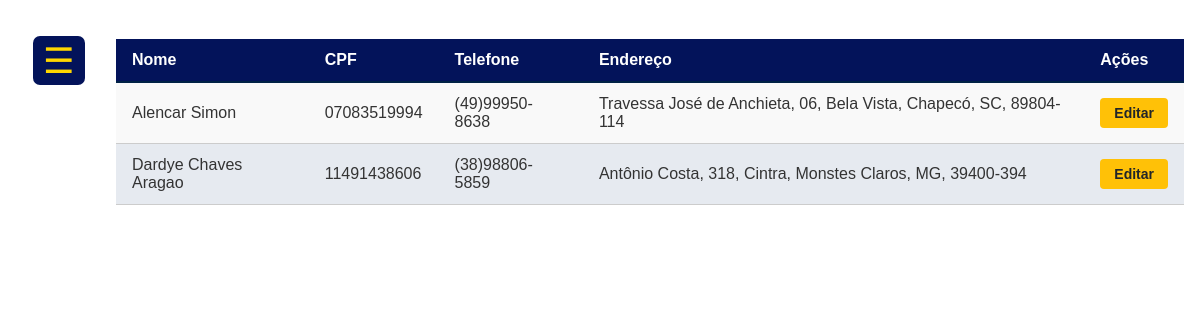
The page /_html/_lista/listaCli.php (signed in) on the database its author committed.
### tables this page shows
CREATE TABLE `cad_cli` (
  `idCli` int(11) NOT NULL,
  `nome` varchar(100) NOT NULL,
  `cpf` varchar(14) NOT NULL,
  `idFun` int(11) NOT NULL,
  `endereco` varchar(200) NOT NULL,
  `telefone` varchar(20) NOT NULL,
  `tipo` varchar(50) NOT NULL,
  `descricao` text DEFAULT NULL,
  `cadDT` datetime DEFAULT current_timestamp()
);

### _php/_lista/_listaComum/listaCli.php (the view, shortened to what this page needs)
<?php
require_once __DIR__ . '/../../../config/db.php';
$limite = 15;
$pagina = isset($_GET['pagina']) && is_numeric($_GET['pagina']) ? (int)$_GET['pagina'] : 1;
$offset = ($pagina - 1) * $limite;
$stmt = $pdo->prepare("
    SELECT
        idCli,
        nome,
        cpf,
        telefone,
        endereco
    FROM cad_cli
    ORDER BY nome
    LIMIT :limite OFFSET :offset
");
$stmt->bindValue(':limite', $limite, PDO::PARAM_INT);
$stmt->bindValue(':offset', $offset, PDO::PARAM_INT);
$stmt->execute();
$clientes = $stmt->fetchAll(PDO::FETCH_ASSOC);
echo "<table class='table table-striped'>
        <thead>
            <tr>
                <th>Nome</th>
                <th>CPF</th>
                <th>Telefone</th>
                <th>Endereço</th>
                <th>Ações</th>
            </tr>
        </thead>
        <tbody>";
if (!$clientes) {
    echo "<tr><td colspan='5'>Nenhum cliente encontrado.</td></tr>";
} else {
    foreach ($clientes as $row) {
        $idCli = (int)$row['idCli'];
        $nomeC  = htmlspecialchars($row['nome'],      ENT_QUOTES);
        $cpfC   = htmlspecialchars($row['cpf'],       ENT_QUOTES);
        $telC   = htmlspecialchars($row['telefone'],  ENT_QUOTES);
        $endC   = htmlspecialchars($row['endereco'],  ENT_QUOTES);
        echo "<tr>";
        echo "  <td data-label='Nome'>$nomeC</td>";
        echo "  <td data-label='CPF'>$cpfC</td>";
        echo "  <td data-label='Telefone'>$telC</td>";
        echo "  <td data-label='Endereço'>$endC</td>";
        echo "  <td data-label='Ações'><a href='../../_html/_cadastro/cadCli.php?idCli=$idCli' class='btn btn-sm btn-warning'>Editar</a> </td>";
        echo "</tr>";
    }
}
echo "</tbody></table>";
?>

### _css/_listas/listas.css (style rules this page uses)
.lista-container table { width: 100%; border-collapse: collapse; font-family: Arial, sans-serif; background: #fff; box-sizing: border-box; }
.lista-container thead { background-color: #03135a; }
.lista-container thead th { color: #fff; text-align: left; padding: 0.75rem 1rem; font-weight: 600; border-bottom: 2px solid #002246; }
.lista-container tbody tr { background-color: #f9f9f9; transition: background-color 0.2s; }
.lista-container tbody tr:nth-child(even) { background-color: #e6eaf0; }
.lista-container tbody td { padding: 0.75rem 1rem; border-bottom: 1px solid #ccc; color: #333; }
.btn { display: inline-block; font-family: Arial, sans-serif; font-size: 14px; font-weight: 600; text-align: center; text-decoration: none; padding: 0.5em 1em; border: none; border-radius: 4px; cursor: pointer; transition: background-color 0.2s ease, box-shadow 0.2s ease; }
.btn-warning { background-color: #ffc107; color: #212529; }

### rows shown on the page
cad_cli: nome "Alencar Simon", cpf "07083519994", telefone "(49)99950-8638", endereco "Travessa José de Anchieta, 06, Bela Vista, Chapecó, SC, 89804-114"
cad_cli: nome "Dardye Chaves Aragao", cpf "11491438606", telefone "(38)98806-5859", endereco "Antônio Costa, 318, Cintra, Monstes Claros, MG, 39400-394"
